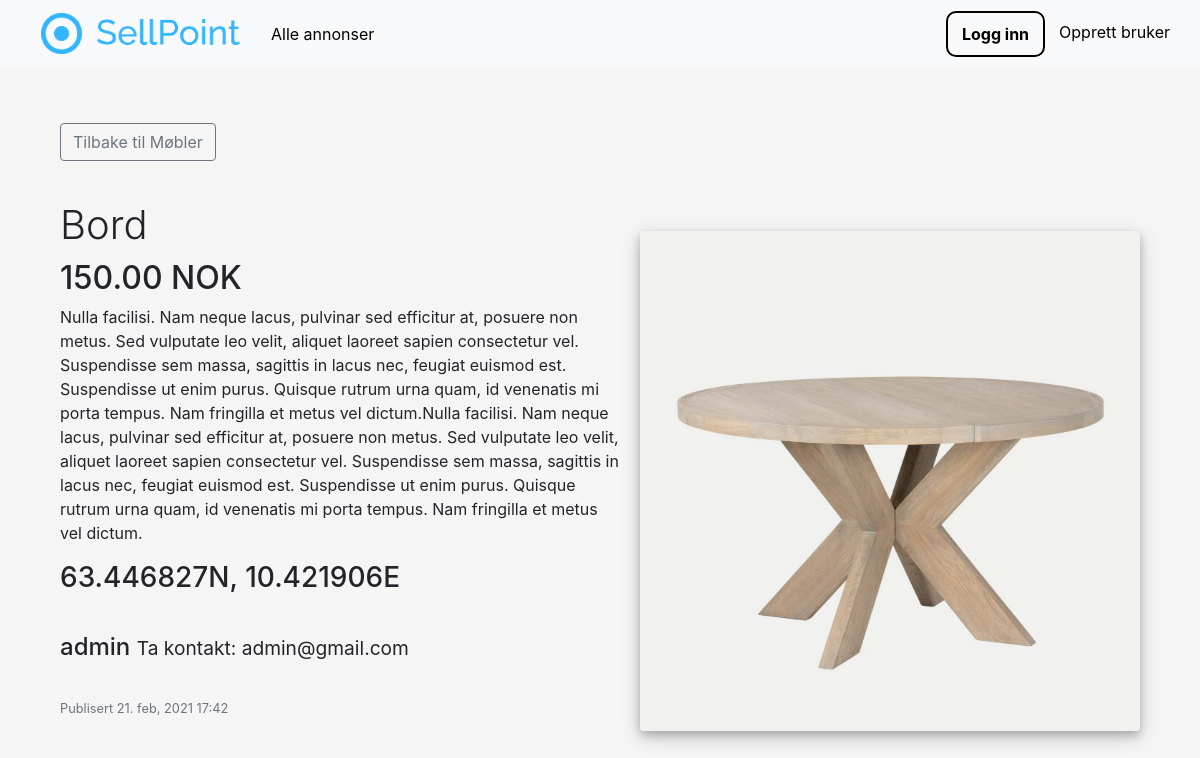
The app's page /advertisements/Møbler/9/ with its own data.
### advertisements/models.py (models this page shows, shortened)
class Category(models.Model):
    name = models.CharField(max_length=32)
    image = models.ImageField(upload_to='images/categories')

class Advertisement(models.Model):
    title = models.CharField(max_length=32)
    description = models.TextField()
    price = models.DecimalField(max_digits=10, decimal_places=2, default=0.00)
    image_main = models.ImageField(upload_to='images/advertisements')
    latitude = models.DecimalField(max_digits=9, decimal_places=6, default=63.446827)
    longitude = models.DecimalField(max_digits=9, decimal_places=6, default=10.421906)
    published = models.DateTimeField(default=timezone.now)
    author = models.ForeignKey(User, on_delete=models.CASCADE)
    category = models.ForeignKey(Category, default=1, on_delete=models.DO_NOTHING, related_name='advertisement')

### advertisements/views.py (the view)
# urls.py: path('<str:category>/<int:pk>/', CategoryAdvertisementDetailView.as_view(), name='category-ad-detail'),
class CategoryAdvertisementDetailView(DetailView):
    model = Advertisement
    def get_context_data(self, **kwargs):
        context = super().get_context_data(**kwargs)
        category = get_object_or_404(Category, name=self.kwargs.get('category'))
        context['category_name'] = category.name
        return context

### advertisements/templates/advertisements/advertisement_detail.html (shortened to what this page needs)
{% extends "pages/base.html" %}
{% block content %}
<div class = "container">
    <div class = "advertisement-detail">
        {% if username %}
        <a href="{% url 'user-ads' username %}">
            <button type="button" class="btn btn-outline-secondary">Tilbake til {{ username }}s annonser</button>
        </a>
            {% elif category_name %}
        <a href="{% url 'category-ads' category_name %}">
            <button type="button" class="btn btn-outline-secondary">Tilbake til {{ category_name }}</button>
        </a>
            {% else %}
        <a href="{% url 'ads' %}">
            <button type="button" class="btn btn-outline-secondary">Tilbake til alle annonser</button>
        </a>
            {% endif %}
        <div class="float-right" style="padding-left:20px; padding-bottom:90%; padding-top:10%;">
            <img class ="rounded img-fluid" src="{{ object.image_main.url }}"
                 style="width:500px;
                          box-shadow: 0 4px 8px 0 rgba(0, 0, 0, 0.2), 0 6px 20px 0 rgba(0, 0, 0, 0.19);">
        </div>
        <h1 class ="font-weight-light" style="margin-top:40px">{{ object.title }}</h1>
        <h2 class="font-weight-heavy" style="margin-top:10px">{{ object.price }} NOK </h2>
        <p>
            {{ object.description }}
        </p>
        <h3> {{ object.latitude }}N, {{ object.longitude }}E </h3>
        <h4 style="padding: 30px 0px"> {{ object.author }} <small>Ta kontakt: {{object.author.email}}</small></h4>
         <small class="text-muted">Publisert {{ object.published|date:"j. b, Y G:i" }}</small>
    </div>
</div>
{% endblock content %}

### pages/static/pages/main.css (style rules this page uses)
body { margin: 0px; background-color: #f5f5f5; }
.container { display: grid; grid-template-columns: 1fr; }

### records on screen
Category: name "Møbler"
Advertisement: image_main (picture), title "Bord", price "150.00", description "Nulla facilisi. Nam neque lacus, pulvinar sed efficitur at, posuere non metus. Sed vulputate leo velit, aliquet laoreet sapien consectetur vel. Suspendisse sem massa, sagittis in lacus nec, feugiat euismod est. Suspendisse ut enim purus. Quisque rutrum urna quam, id venenatis mi porta tempus. Nam fringilla et metus vel dictum.Nulla facilisi. Nam neque lacus, pulvinar sed efficitur at, posuere non metus. Sed vulputate leo velit, aliquet laoreet sapien consectetur vel. Suspendisse sem massa, sagittis in lacus nec, feugiat euismod est. Suspendisse ut enim purus. Quisque rutrum urna quam, id venenatis mi porta tempus. Nam fringilla et metus vel dictum.", latitude "63.446827", longitude "10.421906", author "admin", author.email "admin@gmail.com", published "21. feb, 2021 17:42"
